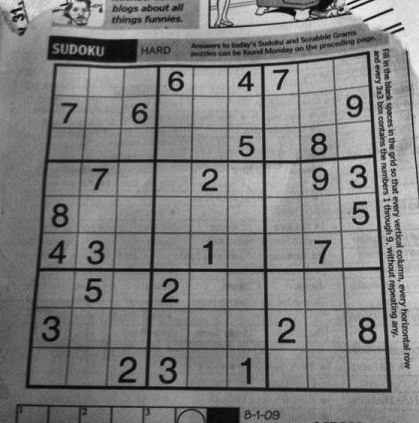
#> input picture Aug10/Sample_images/sudoku-original_clahe.jpg, 419 x 423 px
$ python filtersExe.py   (older library calls are emulated)
#> lines starting #> are read from the running program, lines starting #| are printed output that depends on the picture; after the words box and inside, x2 and y2 are one past the last pixel; in counts of white or black regions, pixels touching at a corner belong together
import numpy as np
import matplotlib.pyplot as plt
import cv2


# [266 lines left out: functions custom_filters, averaging_filter, gaussian_filter, median_filter, bilateral_filter, sobel_filter and 2 more, not called in this run]


def sobel_laplacian_canny():
    location = r'Aug10/Sample_images/sudoku-original_clahe.jpg'
    img = cv2.imread(location, cv2.IMREAD_GRAYSCALE)
#> img is the input picture: shape (423, 419); min 2, max 244, mean 127.8

    laplacian = cv2.Laplacian(img, cv2.CV_8U, ksize=3)
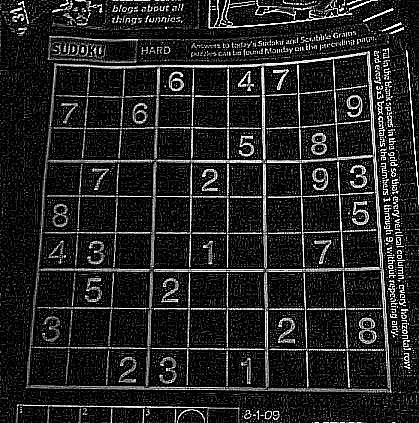
#> laplacian: shape (423, 419); min 0, max 255, mean 35
    grad_x = cv2.Sobel(img, cv2.CV_8U, 1, 0, ksize=3)
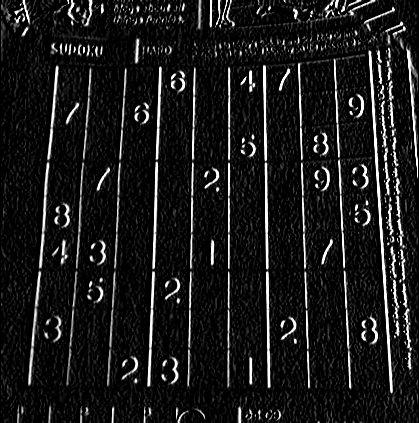
#> grad_x: shape (423, 419); min 0, max 255, mean 26
    grad_y = cv2.Sobel(img, cv2.CV_8U, 0, 1, ksize=3)
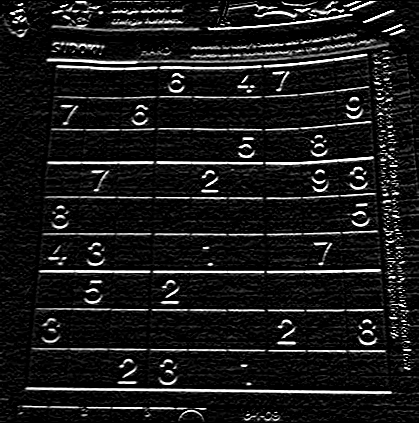
#> grad_y: shape (423, 419); min 0, max 255, mean 26.6
    grad_xy = cv2.Sobel(img, cv2.CV_8U, 1, 1, ksize=3)
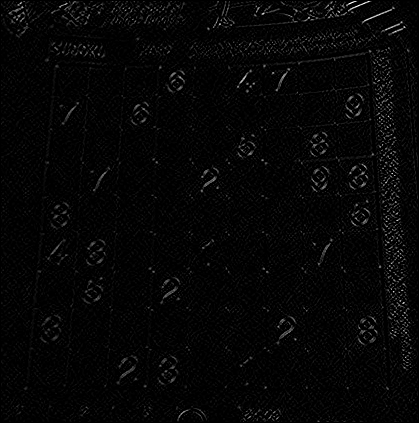
#> grad_xy: shape (423, 419); min 0, max 255, mean 5.9
    edges = cv2.Canny(img,100,200)
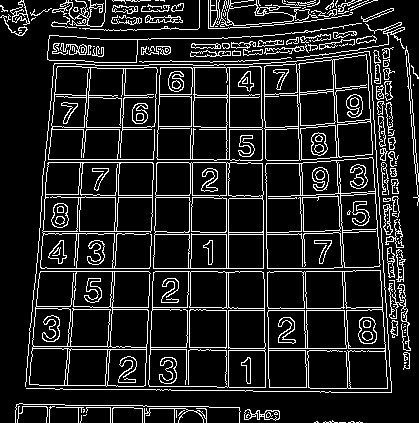
#> edges: shape (423, 419); 13.1% white in thin lines or dots


    images = (img, laplacian, edges, grad_x, grad_y, grad_xy)
    title = ('original', 'laplacian', 'edges', 'sobel x', 'sobel y', 'sobel xy')

    for i in range(len(title)):

        plt.subplot(2,3,i+1)
        plt.title(title[i])
        plt.imshow(images[i], cmap='Greys_r')
        plt.axis('off')

    plt.show()

sobel_laplacian_canny()

# [11 lines of commented-out code are left out]

$ run again, with test_img.png saved as Aug10/Sample_images/sudoku-original_clahe.jpg
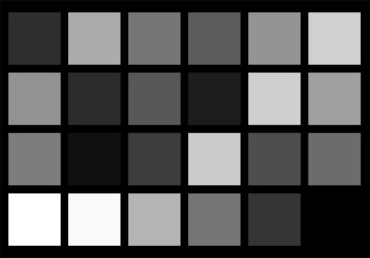
#> input picture test_img.png, 370 x 258 px
#> in sobel_laplacian_canny, img is the input picture: shape (258, 370); min 0, max 255, mean 83.3
#> in sobel_laplacian_canny, `laplacian = cv2.Laplacian(img, cv2.CV_8U, ksize=3)`:
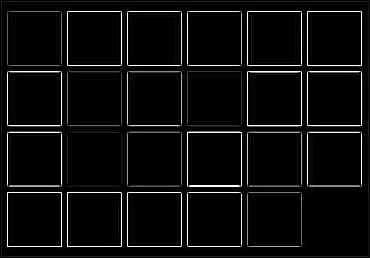
#> laplacian: shape (258, 370); min 0, max 255, mean 12.6
#> in sobel_laplacian_canny, `edges = cv2.Canny(img,100,200)`:
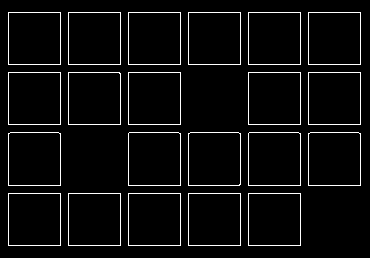
#> edges: shape (258, 370); 4.6% white in thin lines or dots, all inside (x1, y1, x2, y2) = (8, 12, 361, 246)
